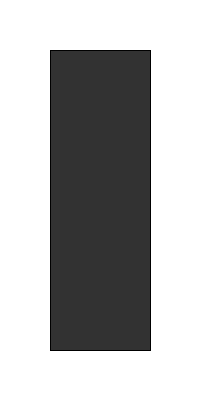
Frame 1 (no input)
Frame 60 (the mouse pressed at the canvas centre just before this capture): identical to frame 1, image omitted
Frame 120 (the mouse held since frame 60 and released just before this capture): identical to frame 1, image omitted

The Processing sketch that drew this single still picture (run headless with seeded random() and noise(); from frame 60 on, the mouse is pressed at the canvas centre):

// Processing sketch: semaforo
// ── semaforo.pde
char tecla = ' ';  // Variable para almacenar la tecla presionada

void setup() {
  size(200, 400);  // Tamaño de la ventana
}

void draw() {
  background(255);  // Fondo blanco
  
  // Dibujar la estructura del semáforo
  fill(50);
  rect(50, 50, 100, 300);  // El cuerpo del semáforo
  
  // Condicionales para cambiar el color del semáforo
  if (tecla == 'r') {
    // Luz roja
    fill(255, 0, 0);
    ellipse(100, 100, 80, 80);
    
    fill(50);
    ellipse(100, 200, 80, 80);  // Apagar amarillo
    ellipse(100, 300, 80, 80);  // Apagar verde
    
  } else if (tecla == 'a') {
    // Luz amarilla
    fill(255, 255, 0);
    ellipse(100, 200, 80, 80);
    
    fill(50);
    ellipse(100, 100, 80, 80);  // Apagar rojo
    ellipse(100, 300, 80, 80);  // Apagar verde
    
  } else if (tecla == 'v') {
    // Luz verde
    fill(0, 255, 0);
    ellipse(100, 300, 80, 80);
    
    fill(50);
    ellipse(100, 100, 80, 80);  // Apagar rojo
    ellipse(100, 200, 80, 80);  // Apagar amarillo
  }
}

void keyPressed() {
  // Capturar la tecla presionada y asignarla a la variable
  tecla = key;
}
